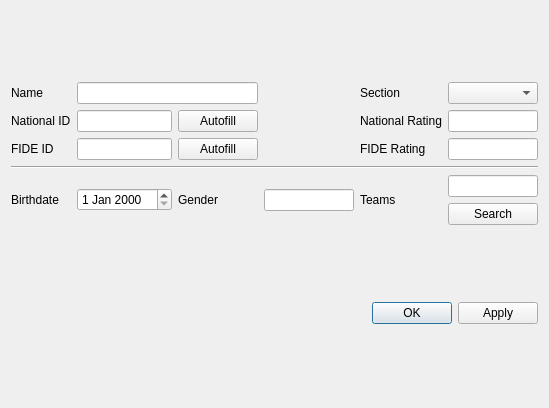
<?xml version="1.0" encoding="UTF-8"?>
<ui version="4.0">
 <class>AddPlayerDialog</class>
 <widget class="QDialog" name="AddPlayerDialog">
  <property name="geometry">
   <rect>
    <x>0</x>
    <y>0</y>
    <width>549</width>
    <height>408</height>
   </rect>
  </property>
  <property name="windowTitle">
   <string>Dialog</string>
  </property>
  <layout class="QGridLayout" name="gridLayout">
   <item row="1" column="0">
    <widget class="QDialogButtonBox" name="buttonBox">
     <property name="orientation">
      <enum>Qt::Orientation::Horizontal</enum>
     </property>
     <property name="standardButtons">
      <set>QDialogButtonBox::StandardButton::Apply|QDialogButtonBox::StandardButton::Ok</set>
     </property>
    </widget>
   </item>
   <item row="0" column="0">
    <layout class="QGridLayout" name="gridLayout_2">
     <item row="2" column="5">
      <widget class="QLineEdit" name="rtgFideLineEdit">
       <property name="inputMethodHints">
        <set>Qt::InputMethodHint::ImhDigitsOnly</set>
       </property>
      </widget>
     </item>
     <item row="1" column="0">
      <widget class="QLabel" name="natIdLabel">
       <property name="text">
        <string>National ID</string>
       </property>
      </widget>
     </item>
     <item row="0" column="5">
      <widget class="QComboBox" name="sectionComboBox"/>
     </item>
     <item row="0" column="0">
      <widget class="QLabel" name="nameLabel">
       <property name="text">
        <string>Name</string>
       </property>
      </widget>
     </item>
     <item row="4" column="2">
      <widget class="QLabel" name="genderLabel">
       <property name="text">
        <string>Gender</string>
       </property>
      </widget>
     </item>
     <item row="4" column="3">
      <widget class="QLineEdit" name="genderEdit"/>
     </item>
     <item row="1" column="2">
      <widget class="QPushButton" name="natAutofillButton">
       <property name="text">
        <string>Autofill</string>
       </property>
      </widget>
     </item>
     <item row="1" column="5">
      <widget class="QLineEdit" name="rtgLineEdit">
       <property name="inputMethodHints">
        <set>Qt::InputMethodHint::ImhDigitsOnly</set>
       </property>
      </widget>
     </item>
     <item row="2" column="2">
      <widget class="QPushButton" name="fideAutofillButton">
       <property name="text">
        <string>Autofill</string>
       </property>
      </widget>
     </item>
     <item row="4" column="1">
      <widget class="QDateEdit" name="birthDateEdit"/>
     </item>
     <item row="2" column="1">
      <widget class="QLineEdit" name="fideIDEdit"/>
     </item>
     <item row="0" column="4">
      <widget class="QLabel" name="sectionLabel">
       <property name="text">
        <string>Section</string>
       </property>
      </widget>
     </item>
     <item row="1" column="1">
      <widget class="QLineEdit" name="natIdEdit"/>
     </item>
     <item row="4" column="4">
      <widget class="QLabel" name="teamsLabel">
       <property name="text">
        <string>Teams</string>
       </property>
      </widget>
     </item>
     <item row="3" column="0" colspan="6">
      <widget class="Line" name="line">
       <property name="orientation">
        <enum>Qt::Orientation::Horizontal</enum>
       </property>
      </widget>
     </item>
     <item row="0" column="1" colspan="2">
      <widget class="QLineEdit" name="nameLineEdit"/>
     </item>
     <item row="1" column="4">
      <widget class="QLabel" name="rtgLabel">
       <property name="text">
        <string>National Rating</string>
       </property>
      </widget>
     </item>
     <item row="4" column="0">
      <widget class="QLabel" name="birthdateLabel">
       <property name="text">
        <string>Birthdate</string>
       </property>
      </widget>
     </item>
     <item row="2" column="4">
      <widget class="QLabel" name="rtgFideLabel">
       <property name="text">
        <string>FIDE Rating</string>
       </property>
      </widget>
     </item>
     <item row="2" column="0">
      <widget class="QLabel" name="fideIdLabel">
       <property name="text">
        <string>FIDE ID</string>
       </property>
      </widget>
     </item>
     <item row="4" column="5">
      <layout class="QVBoxLayout" name="verticalLayout">
       <item>
        <widget class="QLineEdit" name="teamsEdit"/>
       </item>
       <item>
        <widget class="QPushButton" name="teamsSearchButton">
         <property name="text">
          <string>Search</string>
         </property>
        </widget>
       </item>
      </layout>
     </item>
    </layout>
   </item>
  </layout>
 </widget>
 <resources/>
 <connections>
  <connection>
   <sender>buttonBox</sender>
   <signal>accepted()</signal>
   <receiver>AddPlayerDialog</receiver>
   <slot>accept()</slot>
   <hints>
    <hint type="sourcelabel">
     <x>248</x>
     <y>254</y>
    </hint>
    <hint type="destinationlabel">
     <x>157</x>
     <y>274</y>
    </hint>
   </hints>
  </connection>
  <connection>
   <sender>buttonBox</sender>
   <signal>rejected()</signal>
   <receiver>AddPlayerDialog</receiver>
   <slot>reject()</slot>
   <hints>
    <hint type="sourcelabel">
     <x>316</x>
     <y>260</y>
    </hint>
    <hint type="destinationlabel">
     <x>286</x>
     <y>274</y>
    </hint>
   </hints>
  </connection>
 </connections>
</ui>
